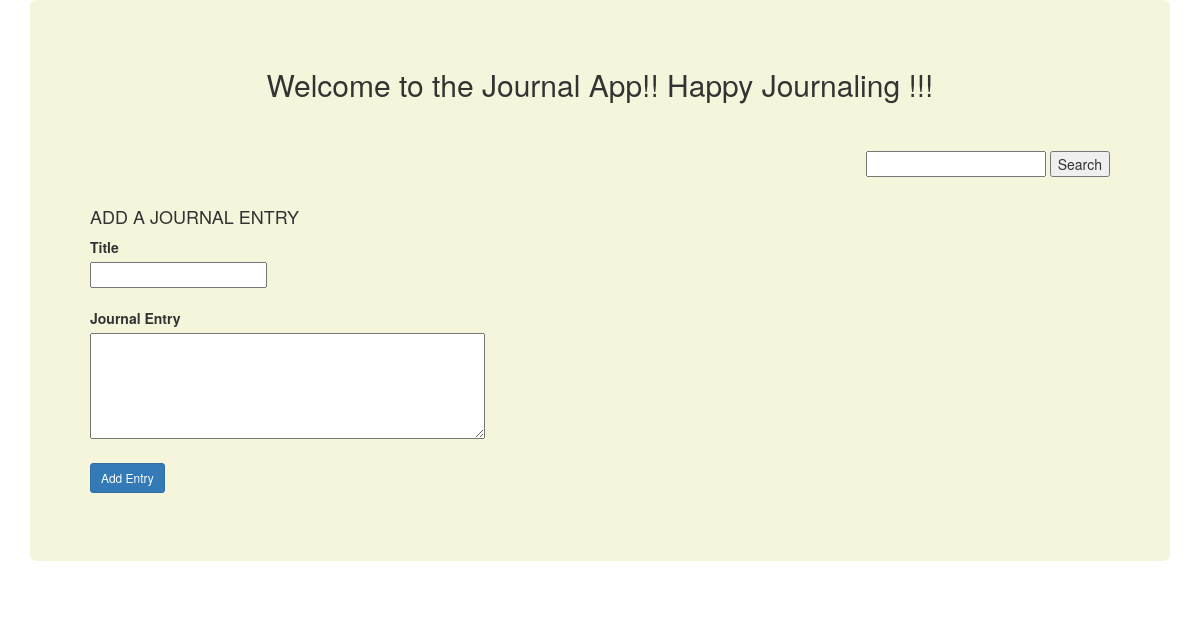
Before: / with the older database file.
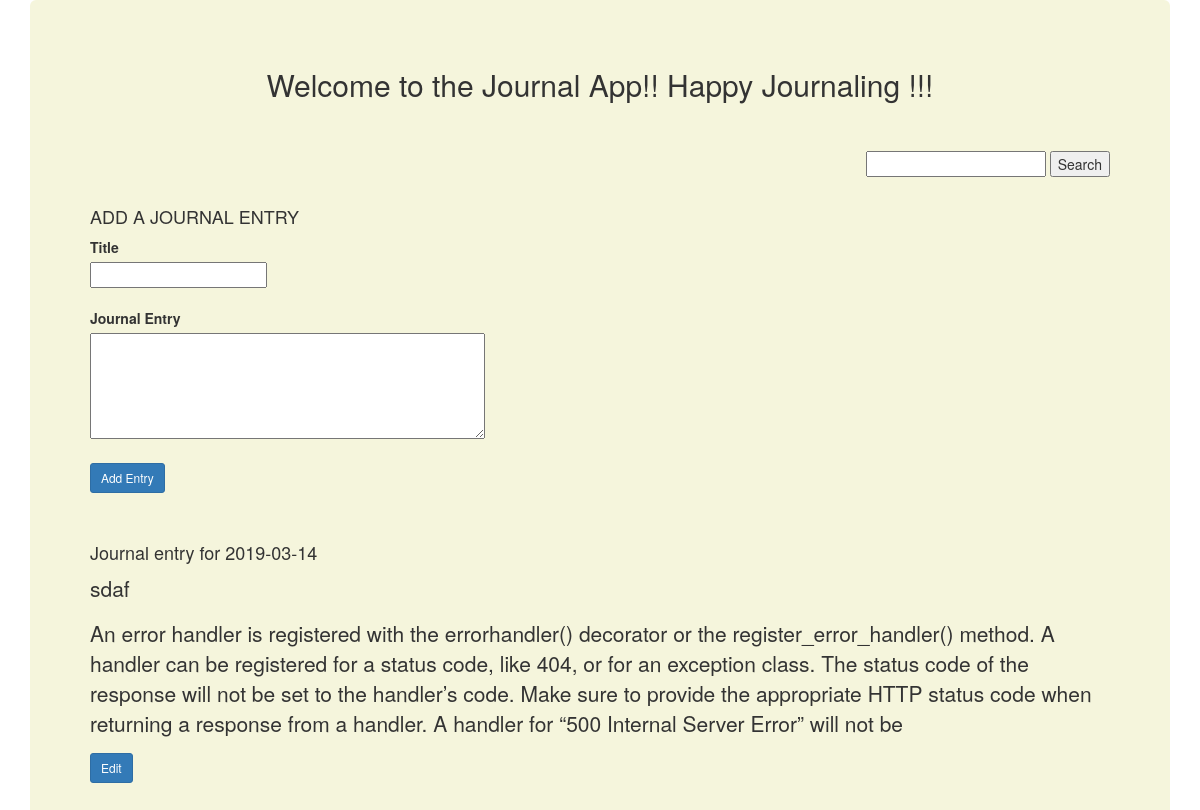
After: the same page with the newer database file.
### tables this page shows
CREATE TABLE Diary (
  id INTEGER PRIMARY KEY,
  title TEXT,
  journalentry TEXT,
  journaldate  TEXT
);

### app.py (the view)
@app.route('/')
def index():
    entries = get_entries()
    msg = "Your entries.Happy Journalling"
    return render_template('index.html', entries=entries, msg=msg)

### db_functions.py (called while the page is built)
def execute_query(sql_query):
    with sqlite3.connect("diary.db") as con:
        cur = con.cursor()
        result = cur.execute(sql_query)
        con.commit()
    return result

def get_entries():
    sql_query = """select * from Diary """
    return execute_query(sql_query).fetchall()

### templates/index.html (shortened to what this page needs)
<!DOCTYPE html>
<html lang="en">
{% include "header.html" %}
<body>
<div class="container">
    <div class="jumbotron text-white" style="background-color: #F5F5DC;">
    <h2 align="center"> Welcome to the Journal App!! Happy Journaling !!!</h2>
        <br>
            <div class="'container text-right">
            <form action="{{ url_for('search') }}"  method="POST">
            <br>
            <input type="text"  cols = "30" name="search_date" style=" width:180px;" data-toggle="tooltip"
                   data-placement="top" title="Date format YYYY-MM-DD!" required>
            <input type="submit" value="Search">
            </form>
            </div>
            <br>
        <h4>ADD A JOURNAL ENTRY </h4>
        <form action="{{ url_for('add') }}" method="POST">
            <label> Title </label><br>
            <input type="text"  name="title" required>
            <br>
            <br>
            <label> Journal Entry </label><br>
            <textarea rows = "5" cols = "50" name = "details" required> </textarea>
            <br>
            <br>
            <input class="btn btn-primary btn-sm" type="submit" value="Add Entry">
            <br>
            <br>
        </form>
    <div>
    {% extends "layout.html" %}
    {% block body %}
    <div>
        {% for entry in entries %}
        <br>
         <h4>Journal entry for {{ entry[3] }}</h4>
        <p> {{ entry[1] }} </p>
        <p>{{ entry[2] }} </p>
        <a class="btn btn-primary btn-sm" href="{{ url_for('fetch', id=entry[0]) }}" role="button"> Edit </a>
        {% endfor %}
    </div>
    </div>
</div>
</body>
    {% endblock %}

### templates/header.html (shortened to what this page needs)
<head>
	<link rel="stylesheet" href="https://maxcdn.bootstrapcdn.com/bootstrap/3.4.0/css/bootstrap.min.css">
</head>

### templates/layout.html (shortened to what this page needs)
{% block body %}{% endblock %}

Changed rows visible on the page:
added Diary: journaldate "2019-03-14", title "sdaf", journalentry "An error handler is registered with the errorhandler() decorator or the register_error_handler() method. A handler can be registered for a status code, like 404, or for an exception class. The status code of the response will not be set to the handler’s code. Make sure to provide the appropriate HTTP status code when returning a response from a handler. A handler for “500 Internal Server Error” will not be"
